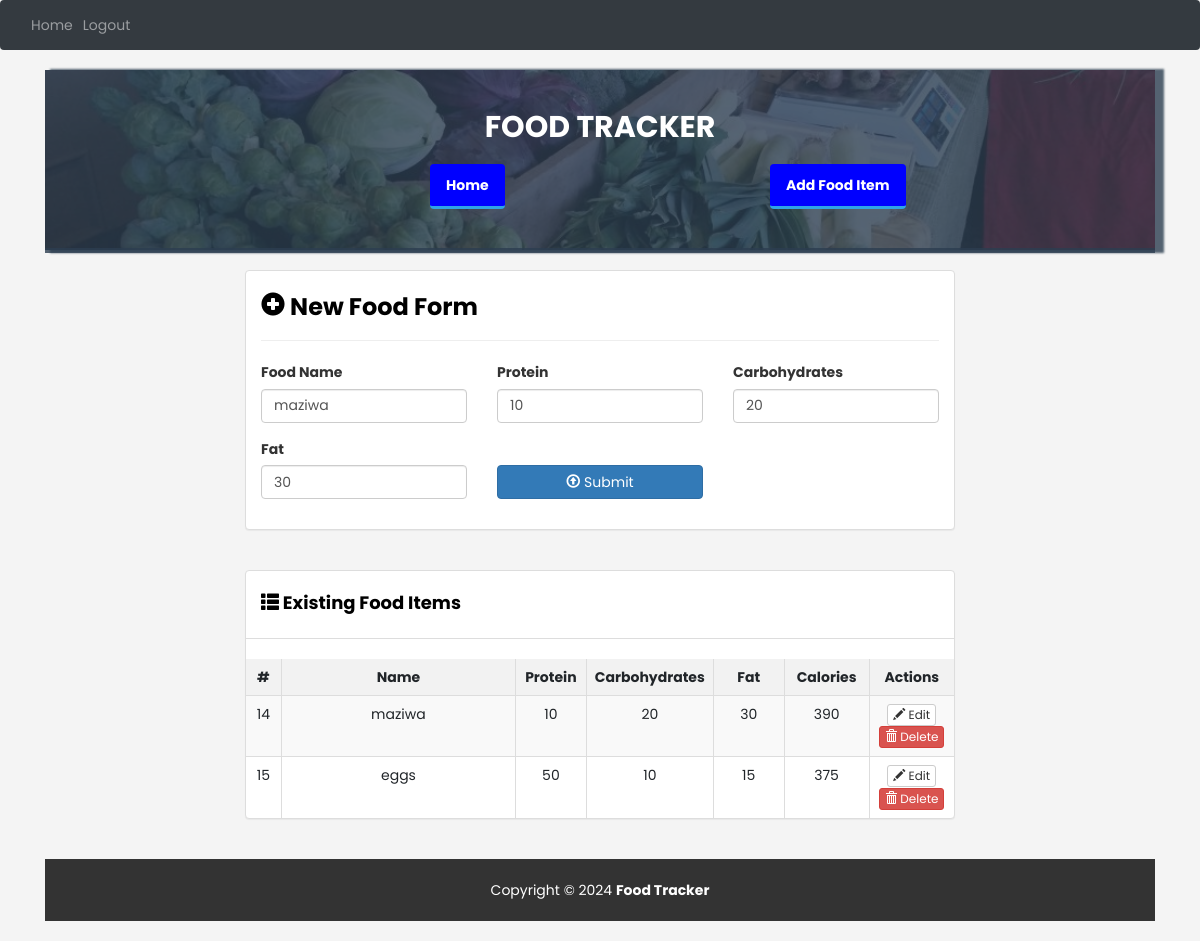
/edit_food/14 (signed in), run on the app's committed database.
### website/models.py (models this page shows)
class Food(db.Model):
    id = db.Column(db.Integer, primary_key=True)
    name = db.Column(db.String(50), unique=True, nullable=False)
    proteins = db.Column(db.Integer, nullable=False)
    carbs = db.Column(db.Integer, nullable=False)
    fats = db.Column(db.Integer, nullable=False)
    user_id = db.Column(db.Integer, db.ForeignKey('user.id'), nullable=False)
    user = db.relationship('User', backref='foods', lazy=True)
    @property
    def calories(self):
        return self.proteins * 4 + self.carbs * 4 + self.fats * 9

### website/views.py (the view)
@views.route('/edit_food/<int:food_id>')
@login_required
def edit_food(food_id):
    food = Food.query.filter_by(id=food_id, user_id=current_user.id).first_or_404()
    foods = Food.query.filter_by(user_id=current_user.id).all()
    return render_template('add.html', food=food, foods=foods)

### website/__init__.py (called while the page is built)
def create_app():
    app = Flask(__name__)
    app.config['SECRET_KEY'] = 'sjhbkhdf jknjdnjkb'
    app.config['SQLALCHEMY_DATABASE_URI'] = os.environ.get("DATABASE_URL", f'sqlite:///database.db')
    app.config['SQLALCHEMY_TRACK_MODIFICATIONS'] = False
    db.init_app(app)
    from .views import views
    from .auth import auth
    app.register_blueprint(views, url_prefix='/')
    app.register_blueprint(auth, url_prefix='/')
    from .models import User
    create_database(app)
    login_manager = LoginManager()
    login_manager.login_view = 'auth.login'
    login_manager.init_app(app)
    @login_manager.user_loader
    def load_user(id):
        return User.query.get(int(id))
    return app

### website/templates/add.html (shortened to what this page needs)
{% extends "base.html" %}
{% block content %}
<div class="container-fluid" id="wrapper">
    <div class="row" id="homeJumbo">
        <div class="overlay"></div>
        <div class="col-lg-12">
            <h1>
                <a href="#">FOOD TRACKER</a>
            </h1>
            <div class="row t20">
                <div class="col-lg-4 col-lg-offset-4">
                    <ul class="nav nav-pills nav-justified">
                        <li role="presentation" class="active">
                            <a href="{{ url_for('views.home') }}" title="Home">Home</a>
                        </li>
                        <li role="presentation" class="ml-auto active" >
                            <a href="{{ url_for('views.add') }}" title="Add Food Item" class="no-wrap">Add Food Item</a>
                        </li>
                    </ul>
                </div>
            </div>
        </div>
    </div>
    <div class="row t20">
        <div class="col-lg-8 col-lg-offset-2">
            <div class="panel panel-default">
                <div class="panel-body">
                    <h3 class="lean-h text-black">
                        <i class="glyphicon glyphicon-plus-sign"></i> New Food Form
                    </h3>
                    <hr />
                    <form action="{{ url_for('views.add') }}" method="POST" role="form">
                        <div class="row">
                            <div class="col-lg-4">
                                <div class="form-group">
                                    <label for="food-name">Food Name</label>
                                    <input type="text" class="form-control" id="food-name" name="food-name" placeholder="Food Name" value="{{ food.name }}" autofocus>
                                </div>
                            </div>
                            <div class="col-lg-4">
                                <div class="form-group">
                                    <label for="protein">Protein</label>
                                    <input type="number" class="form-control" id="protein" name="protein" placeholder="Protein" value="{{ food.proteins }}">
                                </div>
                            </div>
                            <div class="col-lg-4">
                                <div class="form-group">
                                    <label for="carbohydrates">Carbohydrates</label>
                                    <input type="number" class="form-control" id="carbohydrates" name="carbohydrates" placeholder="Carbohydrates" value="{{ food.carbs }}">
                                </div>
                            </div>
                        </div>
                        <div class="row">
                            <div class="col-lg-4">
                                <div class="form-group">
                                    <label for="fat">Fat</label>
                                    <input type="number" class="form-control" id="fat" name="fat"placeholder="Fat" value="{{ food.fats }}">
                                </div>
                            </div>
                            <div class="col-lg-4">
                                <div class="form-group">
                                    <button type="submit" class="btn btn-primary btn-block">
                                        <i class="glyphicon glyphicon-upload"></i> Submit
                                    </button>
                                </div>
                            </div>
                        </div>
                    </form>
                </div>
            </div>
        </div>
    </div>
    <div class="row t20">
        <div class="col-lg-8 col-lg-offset-2">
            <div class="panel panel-default">
                <div class="panel-body">
                    <h4 class="lean-h text-black">
                        <i class="glyphicon glyphicon-th-list"></i> Existing Food Items
                    </h4>
                </div>
                <div class="table-responsive">
                    <table class="table table-striped table-hover table-bordered">
                        <thead>
                            <tr>
                                <th style="width: 5%;">#</th>
                                <th>Name</th>
                                <th style="width: 10%;">Protein</th>
                                <th style="width: 16%;">Carbohydrates</th>
                                <th style="width: 10%;">Fat</th>
                                <th style="width: 12%;">Calories</th>
                                <th style="width: 12%;">Actions</th>
                            </tr>
                        </thead>
                        <tbody>
                            {% for food in foods %}
                            <tr>
                                <td>{{ food.id }}</td>
                                <td>{{ food.name }}</td>
                                <td>{{ food.proteins }}</td>
                                <td>{{ food.carbs }}</td>
                                <td>{{ food.fats }}</td>
                                <td>{{ food.calories }}</td>
                                <td>
                                    <a href="{{ url_for('views.edit_food', food_id=food.id) }}" class="btn btn-default btn-xs">
                                        <i class="glyphicon glyphicon-pencil"></i> Edit
                                    </a>
                                    <a href="{{ url_for('views.delete_food', food_id=food.id) }}" class="btn btn-danger btn-xs">
                                        <i class="glyphicon glyphicon-trash"></i> Delete
                                    </a>
                                </td>
                            </tr>
                            {% endfor %}
                        </tbody>
                    </table>
                </div>
            </div>
        </div>
    </div>
</div>
<footer>
    <div class="row pad">
        <div class="col-lg-12 text-center">
            Copyright &copy; 2024 <strong>Food Tracker</strong>
        </div>
    </div>
</footer>
{% endblock %}

### website/static/css/styles.css (style rules this page uses)
body { background: rgba(0, 0, 0, .4); font-family: 'Ubuntu', sans-serif; margin: 0; }
#homeJumbo { position: relative; min-height: 180px; background: rgba(44, 62, 80, .8); background-image: url('./img/bg.jpg'); background-size: cover; background-repeat: no-repeat; border-bottom: 2px solid rgba(44, 62, 80, .8); box-shadow: 7px 1px 2px 2px rgba(44, 62, 80, .8); }
#homeJumbo > div.overlay { position: absolute; height: 183px; width: 100%; background: rgba(44, 62, 80, .8); }
#homeJumbo h1 { font-size: 30px; color: white; font-family: 'Oswald'; text-align: center; padding-top: 20px; font-weight: bolder; }
#homeJumbo h1 > a { color: white; text-decoration: none; }
.t20 { margin-top: 20px; }
.nav-pills > li.active > a, .nav-pills > li.active > a:hover, .nav-pills > li.active > a:focus { color: white; border-bottom: 3px solid #2fa4e7; font-weight: bolder; background: rgba(0, 0, 0, .4); display: inline-block; padding: 10px 16px; text-align: center; border-radius: 4px; }
.nav-justified > li > a { color: white; font-weight: bolder; }
.nav-pills > li + li { padding-left: 10px; }
.lean-h { margin-top: 5px; margin-bottom: 10px; font-weight: bolder; }
.text-black { color: black !important; }
footer { margin-top: 20px; color: black; margin-bottom: 20px; }
.nav-pills > li > a { background-color: #337ab7; color: white; display: inline-block; padding: 10px 16px; text-align: center; border-radius: 4px; white-space: nowrap; }
.nav-pills > li.active > a, .nav-pills > li.active > a:hover, .nav-pills > li.active > a:focus { background-color: blue; color: white; border-bottom: 3px solid #2fa4e7; display: inline-block; padding: 10px 16px; text-align: center; border-radius: 4px; }
.no-wrap { white-space: nowrap; }
* { margin: 0; padding: 0; box-sizing: border-box; font-family: "Poppins", sans-serif; }
body { font-family: Arial, sans-serif; }
h1 { text-align: center; }
table { width: 100%; border-collapse: collapse; margin: 20px 0; }
table, th, td { border: 1px solid black; }
th, td { padding: 10px; text-align: center; }
th { background-color: #f2f2f2; }

### website/static/css/main.css (style rules this page uses)
* { margin: 0; padding: 0; box-sizing: border-box; }
body { font-family: 'Roboto', sans-serif; background-color: #f4f4f4; color: #333; line-height: 1.6; }
footer { background-color: #333; color: white; padding: 20px; text-align: center; }

### data on the page
Food: food-name "maziwa", protein "10", carbohydrates "20", fat "30", id "14", name "maziwa", proteins "10", carbs "20", fats "30", calories "390"
Food: id "15", name "eggs", proteins "50", carbs "10", fats "15", calories "375"
